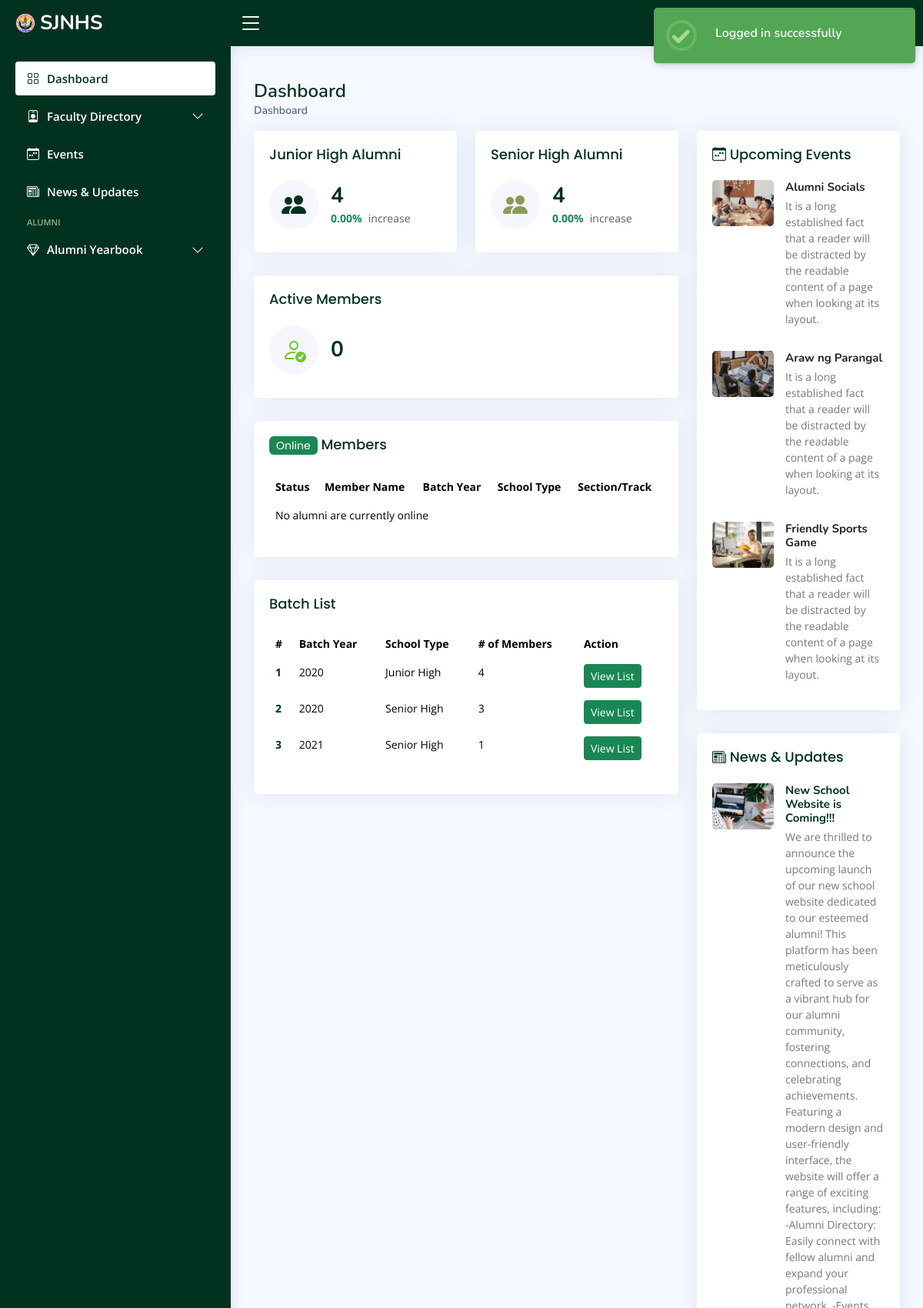
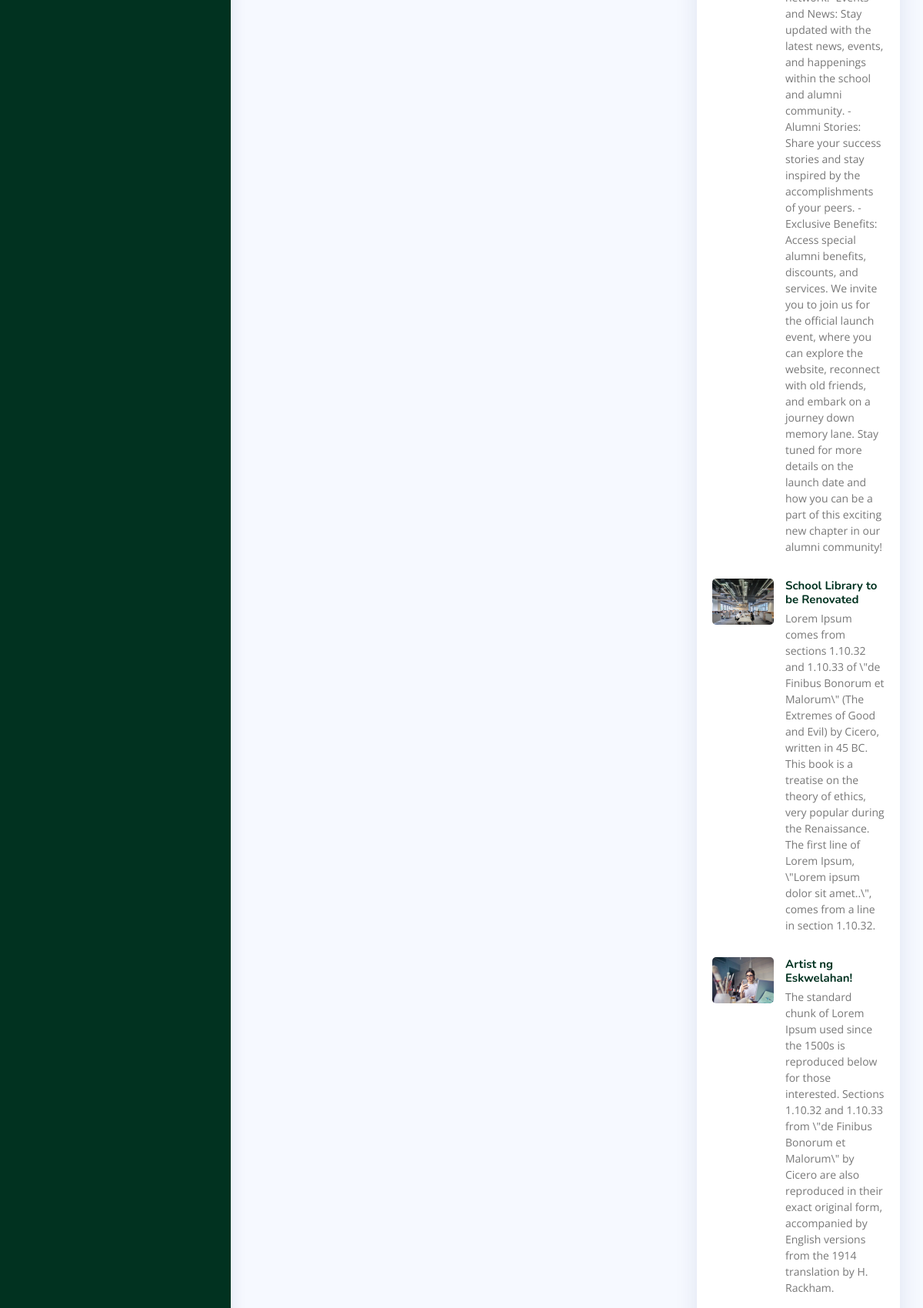
/admin/dashboard.php (signed in, upper part), run on the app's committed database (2 pictures, top to bottom).
### tables this page shows
CREATE TABLE `events` (
  `id` int(11) UNSIGNED NOT NULL,
  `eventsCode` varchar(255) NOT NULL,
  `eventName` varchar(255) NOT NULL,
  `eventDate` date NOT NULL,
  `eventStatus` int(11) NOT NULL,
  `eventLocation` varchar(255) NOT NULL,
  `eventDescription` text NOT NULL,
  `eventPicture` varchar(255) NOT NULL,
  `date_created` date NOT NULL DEFAULT current_timestamp()
);

CREATE TABLE `news` (
  `id` int(11) NOT NULL,
  `newsCode` varchar(255) NOT NULL,
  `title` varchar(255) NOT NULL,
  `content` text NOT NULL,
  `publication_date` date NOT NULL,
  `newsStatus` int(11) NOT NULL,
  `newsPicture` varchar(255) NOT NULL,
  `date_created` timestamp NOT NULL DEFAULT current_timestamp()
);

### admin/dashboard.php (the view, shortened to what this page needs)
<?php
include_once 'includes/header.php';
include_once 'includes/sidebar.php';
include "includes/conn.php";
?>
<main id="main" class="main">
    <div class="pagetitle">
        <h1>Dashboard</h1>
        <nav>
            <ol class="breadcrumb">
                <li class="breadcrumb-item active">Dashboard</li>
            </ol>
        </nav>
    </div>
    <section class="section dashboard">
        <div class="row">
            <div class="col-lg-8">
                <div class="row">
                    <?php
                    $sql = "SELECT COUNT(`id`) AS total_alumni FROM `alumni_jhs`";
                    $result = mysqli_query($conn, $sql);
                    $row = mysqli_fetch_assoc($result);
                    $totalAlumni = $row['total_alumni'];
                    $sql = "SELECT COUNT(`id`) AS new_alumni FROM `alumni_jhs` WHERE `date_created` >= DATE_SUB(NOW(), INTERVAL 1 WEEK)";
                    $result = mysqli_query($conn, $sql);
                    $row = mysqli_fetch_assoc($result);
                    $newAlumni = $row['new_alumni'];
                    $increasePercentage = ($newAlumni / $totalAlumni) * 100;
                    ?>
                    <div class="col-xxl-4 col-md-6">
                        <div class="card info-card jhs-card">
                            <div class="card-body">
                                <h5 class="card-title">Junior High Alumni</h5>
                                <div class="d-flex align-items-center">
                                    <div
                                        class="card-icon rounded-circle d-flex align-items-center justify-content-center">
                                        <i class="bi bi-people-fill"></i>
                                    </div>
                                    <div class="ps-3">
                                        <h6><?php echo $totalAlumni; ?></h6>
                                        <span
                                            class="text-success small pt-1 fw-bold"><?php echo number_format($increasePercentage, 2); ?>%</span>
                                        <span class="text-muted small pt-2 ps-1">increase</span>
                                    </div>
                                </div>
                            </div>
                        </div>
                    </div>
                    <?php
                    $sql = "SELECT COUNT(`id`) AS total_alumni FROM `alumni_shs`";
                    $result = mysqli_query($conn, $sql);
                    $row = mysqli_fetch_assoc($result);
                    $totalAlumni = $row['total_alumni'];
                    $sql = "SELECT COUNT(`id`) AS new_alumni FROM `alumni_shs` WHERE `date_created` >= DATE_SUB(NOW(), INTERVAL 1 WEEK)";
                    $result = mysqli_query($conn, $sql);
                    $row = mysqli_fetch_assoc($result);
                    $newAlumni = $row['new_alumni'];
                    $increasePercentage = ($newAlumni / $totalAlumni) * 100;
                    ?>
                    <div class="col-xxl-4 col-md-6">
                        <div class="card info-card shs-card">
                            <div class="card-body">
                                <h5 class="card-title">Senior High Alumni</h5>
                                <div class="d-flex align-items-center">
                                    <div
                                        class="card-icon rounded-circle d-flex align-items-center justify-content-center">
                                        <i class="bi bi-people-fill"></i>
                                    </div>
                                    <div class="ps-3">
                                        <h6><?php echo $totalAlumni; ?></h6>
                                        <span
                                            class="text-success small pt-1 fw-bold"><?php echo number_format($increasePercentage, 2); ?>%</span>
                                        <span class="text-muted small pt-2 ps-1">increase</span>
                                    </div>
                                </div>
                            </div>
                        </div>
                    </div>
                    <div class="col-xxl-4 col-xl-12">
                        <div class="card info-card active-card">
                            <div class="card-body">
                                <h5 class="card-title">Active Members</h5>
                                <?php
                                $sql = "SELECT COUNT(*) AS total_online FROM (
                                            SELECT * FROM alumni_jhs WHERE is_online = 1
                                            UNION
                                            SELECT * FROM alumni_shs WHERE is_online = 1
                                        ) AS online_alumni";
                                $result = mysqli_query($conn, $sql);
                                if (mysqli_num_rows($result) > 0) {
                                    $row = mysqli_fetch_assoc($result);
                                    $total_online = $row['total_online'];
                                ?>
                                <div class="d-flex align-items-center">
                                    <div
                                        class="card-icon rounded-circle d-flex align-items-center justify-content-center">
                                        <i class="bi bi-person-check"></i>
                                    </div>
                                    <div class="ps-3">
                                        <h6><?php echo $total_online ?></h6>
                                    </div>
                                </div>
                                <?php
                                } else {
                                    echo "0 results";
                                }
                                ?>
                            </div>
                        </div>
                    </div>
                    <div class="col-12">
                        <div class="card batch-list overflow-auto">
                            <div class="card-body">
                                <h5 class="card-title"><span class="badge bg-success text-white">Online</span>
                                    Members
                                </h5>
                                <table class="table table-borderless datatable">
                                    <thead>
                                        <tr>
                                            <th scope="col">Status</th>
                                            <th scope="col">Member Name</th>
                                            <th scope="col">Batch Year</th>
                                            <th scope="col">School Type</th>
                                            <th scope="col">Section/Track</th>
                                        </tr>
                                    </thead>
                                    <tbody>
                                        <?php
                                        $sql = "SELECT * FROM alumni_jhs WHERE is_online = 1
                                                UNION
                                                SELECT * FROM alumni_shs WHERE is_online = 1";
                                        $result = mysqli_query($conn, $sql);
                                        if (mysqli_num_rows($result) > 0) {
                                            while ($row = mysqli_fetch_assoc($result)) {
                                                echo "<tr>";
                                                echo "<th scope='row'><span class='badge bg-success text-success rounded-5'>.</span></th>";
                                                echo "<td>" . $row['firstname'] . " " . $row['middlename'] . " " . $row['lastname'] . "</td>";
                                                echo "<td>" . $row['year_graduated'] . "</td>";
                                                echo "<td>". ($row['track'] == "JHS" ? "JHS" : "SHS") ."</td>";
                                                echo "<td>" . ($row['track'] == "JHS" ? $row['section'] : $row['track']) . "</td>";
                                                echo "</tr>";
                                            }
                                        } else {
                                            echo "<tr><td colspan='5'>No alumni are currently online</td></tr>";
                                        }
                                        ?>
                                    </tbody>
                                </table>
                            </div>
                        </div>
                    </div>
                    <div class="col-12">
                        <div class="card batch-list overflow-auto">
                            <div class="card-body">
                                <h5 class="card-title">Batch List</h5>
                                <table class="table table-borderless datatable">
                                    <thead>
                                        <tr>
                                            <th scope="col">#</th>
                                            <th scope="col">Batch Year</th>
                                            <th scope="col">School Type</th>
                                            <th scope="col"># of Members</th>
                                            <th scope="col">Action</th>
                                        </tr>
                                    </thead>
                                    <tbody>
                                        <?php
                                        $batchNumber = 1;
                                        $sql = "SELECT `year_graduated` AS batch_year, COUNT(`id`) AS num_members FROM `alumni_jhs` GROUP BY `year_graduated`";
                                        $result = mysqli_query($conn, $sql);
                                        while ($row = mysqli_fetch_assoc($result)) {
                                            echo "<tr>";
                                            echo "<th scope='row'><a href='#'>$batchNumber</a></th>";
                                            echo "<td>{$row['batch_year']}</td>";
                                            echo "<td>Junior High</td>";
                                            echo "<td>{$row['num_members']}</td>";
                                            echo "<td><a href='alumni-jhs-view.php?batch={$row['batch_year']}' class='btn btn-sm btn-success text-white'>View List</a></td>";
                                            echo "</tr>";
                                            $batchNumber++;
                                        }
                                        $sql = "SELECT `year_graduated` AS batch_year, COUNT(`id`) AS num_members FROM `alumni_shs` GROUP BY `year_graduated`";
                                        $result = mysqli_query($conn, $sql);
                                        while ($row = mysqli_fetch_assoc($result)) {
                                            echo "<tr>";
                                            echo "<th scope='row'><a href='#'>$batchNumber</a></th>";
                                            echo "<td>{$row['batch_year']}</td>";
                                            echo "<td>Senior High</td>";
                                            echo "<td>{$row['num_members']}</td>";
                                            echo "<td><a href='alumni-shs-view.php?batch={$row['batch_year']}' class='btn btn-sm btn-success text-white'>View List</a></td>";
                                            echo "</tr>";
                                            $batchNumber++;
                                        }
                                        ?>
                                    </tbody>
                                </table>
                            </div>
                        </div>
                    </div>
                </div>
            </div>
            <div class="col-lg-4">
                <div class="card">
                    <div class="card-body">
                        <h5 class="card-title"><i class="bi bi-calendar-week"></i> Upcoming Events</h5>
                        <div class="events">
                            <?php
                            $sql = "SELECT * FROM `events` WHERE `eventStatus` IN (1, 2)";
                            $result = mysqli_query($conn, $sql);
                            if (mysqli_num_rows($result) > 0) {
                                echo '<div class="events">';
                                while ($row = mysqli_fetch_assoc($result)) {
                                    echo '
                                        <div class="post-item clearfix">
                                            <img src="' . $row['eventPicture'] . '" alt="">
                                            <h4>' . $row['eventName'] . '</h4>
                                            <p>' . $row['eventDescription'] . '</p>
                                        </div>';
                                }
                                echo '</div>';
                            } else {
                                echo 'No events found';
                            }
                            ?>
                        </div>
                    </div>
                </div>
                <div class="card">
                    <div class="card-body pb-0">
                        <h5 class="card-title"><i class="bi bi-newspaper"></i> News &amp; Updates</h5>
                        <div class="news">
                            <?php
                            $sql = "SELECT * FROM `news` WHERE `newsStatus` = 1";
                            $result = mysqli_query($conn, $sql);
                            if (mysqli_num_rows($result) > 0) {
                                echo '<div class="news">';
                                while ($row = mysqli_fetch_assoc($result)) {
                                    echo '
                                        <div class="post-item clearfix">
                                            <img src="' . $row['newsPicture'] . '" alt="">
                                            <h4><a href="#">' . $row['title'] . '</a></h4>
                                            <p>' . $row['content'] . '</p>
                                        </div>';
                                }
                                echo '</div>';
                            } else {
                                echo 'No news found';
                            }
                            ?>
                        </div>
                    </div>
                </div>
            </div>
        </div>
    </section>
</main>
<?php
include_once 'includes/footer.php';
?>

### data on the page
events: eventPicture (picture), eventName "Alumni Socials", eventDescription "It is a long established fact that a reader will be distracted by the readable content of a page when looking at its layout."
events: eventPicture (picture), eventName "Araw ng Parangal", eventDescription "It is a long established fact that a reader will be distracted by the readable content of a page when looking at its layout."
events: eventPicture (picture), eventName "Friendly Sports Game", eventDescription "It is a long established fact that a reader will be distracted by the readable content of a page when looking at its layout."
news: newsPicture (picture), title "New School Website is Coming!!!", content "We are thrilled to announce the upcoming launch of our new school website dedicated to our esteemed alumni! This platform has been meticulously crafted to serve as a vibrant hub for our alumni community, fostering connections, and celebrating achievements. Featuring a modern design and user-friendly interface, the website will offer a range of exciting features, including: -Alumni Directory: Easily connect with fellow alumni and expand your professional network. -Events and News: Stay updated with the latest news, events, and happenings within the school and alumni community. -Alumni Stories: Share your success stories and stay inspired by the accomplishments of your peers. -Exclusive…"
news: newsPicture (picture), title "School Library to be Renovated", content "Lorem Ipsum comes from sections 1.10.32 and 1.10.33 of \\\"de Finibus Bonorum et Malorum\\\" (The Extremes of Good and Evil) by Cicero, written in 45 BC. This book is a treatise on the theory of ethics, very popular during the Renaissance. The first line of Lorem Ipsum, \\\"Lorem ipsum dolor sit amet..\\\", comes from a line in section 1.10.32."
news: newsPicture (picture), title "Artist ng Eskwelahan!", content "The standard chunk of Lorem Ipsum used since the 1500s is reproduced below for those interested. Sections 1.10.32 and 1.10.33 from \\\"de Finibus Bonorum et Malorum\\\" by Cicero are also reproduced in their exact original form, accompanied by English versions from the 1914 translation by H. Rackham."

### other printed values
$totalAlumni "4"
$increasePercentage "0.00"
$total_online "0"
$row['batch_year'] "2020"
$row['num_members'] "4"
$row['num_members'] "3"
$row['batch_year'] "2021"
$row['num_members'] "1"
